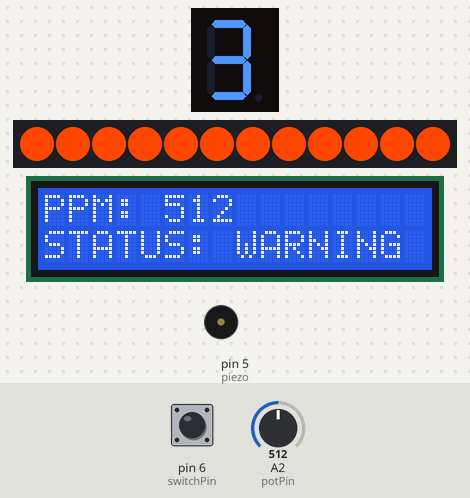
This sketch was run on a simulated Arduino Uno, built with avr-gcc and run on an emulated ATmega328P. Shown: 1-digit seven-segment display, 12 RGB LEDs in strip order, left to right, 16×2 character LCD, buzzer (waves = sounding). Wiring (inferred from the names in the program): 1-digit 7-segment display, segments lit when LOW: segments pin 7, pin 8, pin 9, pin 10, pin 11, pin 12, pin 13. The test bench sets the inputs (shaded band); at power-on: A2 (potPin) = 512, pin 6 (switchPin) LOW. Dim RGB values are drawn brighter than linear; the segment pins are drawn as the display they are named for; what the sketch prints to the serial monitor is not drawn.

Above: at 2.2 s.
2.3 s: A2 (potPin) set to 482
At 3.2 s:
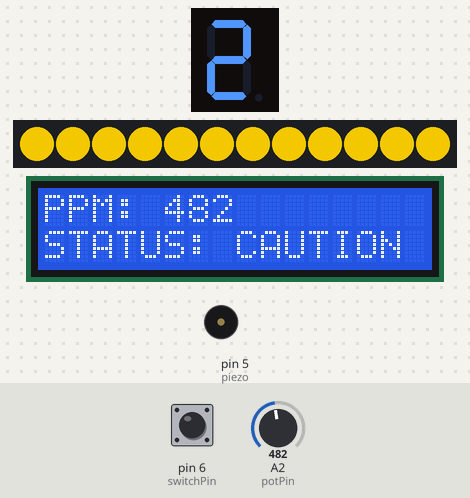
4.2 s: pin 6 (switchPin) pulled HIGH for 0.15 s
At 5.0 s:
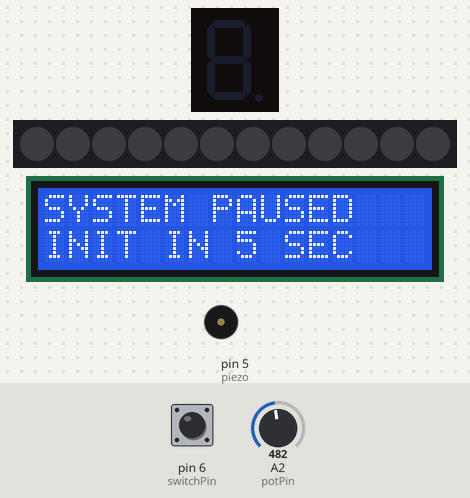
10.3 s: A2 (potPin) set to 743
At 10.36 s:
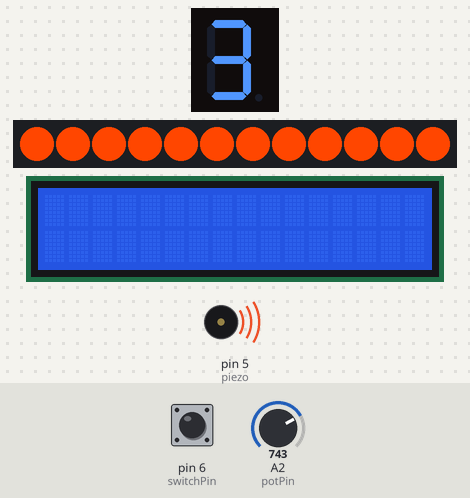
12.0 s: A2 (potPin) set to 757
At 13.5 s:
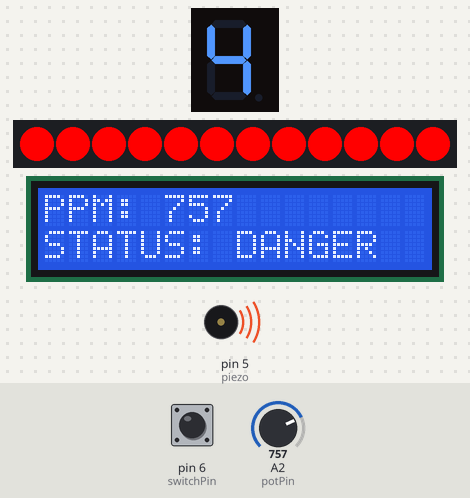
13.8 s: A2 (potPin) set to 122
At 14.9 s:
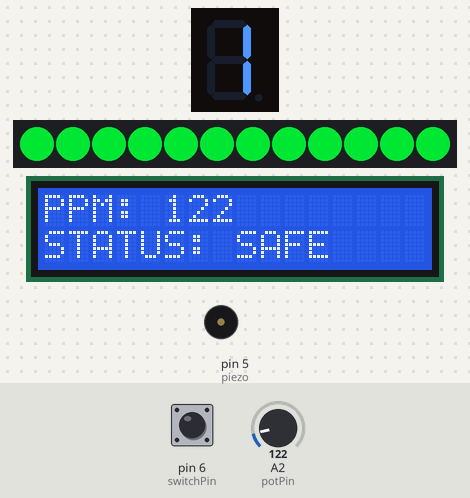
Timing chart, 0 to 16.6 s (numbered marks = the images above; inputs shaded):
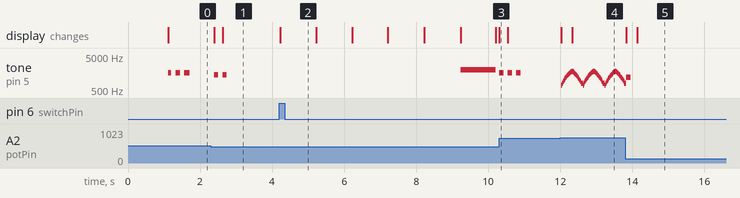

Measured:
- the behaviour switches between 501 and 500 on A2 (potPin) (found by bisection; images 0 and 1)
- the behaviour switches between 750 and 751 on A2 (potPin) (found by bisection; images 3 and 4)
- after the input at 2.3 s, tone on pin 5 (piezo): alternates 1400 Hz for 0.12 s and silent for 0.12 s, 4 changes in all, then stays silent, starting after 0.09 s; the display: first changes after 0.09 s (image 1 shows a later state)
- after the input at 4.2 s, tone on pin 5 (piezo): silent → 2000 Hz after 5.0 s, → silent 0.96 s later; the display: changes at once (image 2)
- after the input at 10.3 s, the display: changes at once (image 3)
- after the input at 12.0 s, tone on pin 5 (piezo): plays 700 Hz for 0.02 s, 800 Hz for 0.02 s, 900 Hz for 0.03 s, 1000 Hz for 0.03 s, 1100 Hz for 0.02 s, 1200 Hz for 0.02 s … (66 notes in this stretch), starting at once; the display: first changes at once (image 4 shows a later state)
- after the input at 13.8 s, the display: first changes at once (image 5 shows a later state)
- by itself, tone on pin 5 (piezo): repeats every 0.24 s: silent 0.12 s, 1600 Hz 0.12 s, until it stays silent from 1.7 s

The sketch:

PPM_AI.ino
```cpp
#include <SoftwareSerial.h>
#include <Adafruit_NeoPixel.h>
#include <Wire.h>
#include <LiquidCrystal_I2C.h>

// HC-06 Bluetooth
SoftwareSerial BTSerial(2, 3);

// I2C LCD
LiquidCrystal_I2C lcd(0x27, 16, 2);  // 안 뜨면 0x3F로 변경

// Pin 설정
const int potPin = A2;
const int neoPin = 4;
const int piezo = 5;
const int switchPin = 6;

// FND a,b,c,d,e,f,g = D7~D13
const int segPins[7] = {7, 8, 9, 10, 11, 12, 13};

// NeoPixel 12개
const int neoCount = 12;
Adafruit_NeoPixel pixels(neoCount, neoPin, NEO_GRB + NEO_KHZ800);

// 상태 변수
int ppm = 0;
int currentLevel = 1;
int previousLevel = -1;

// millis 타이머
unsigned long lastSensorTime = 0;
unsigned long lastBTTime = 0;
unsigned long lastLCDTime = 0;
unsigned long lastBeepTime = 0;
unsigned long lastSirenTime = 0;

// 안정성 우선 설정
const unsigned long sensorInterval = 100;   // 센서 읽기 0.1초
const unsigned long btInterval = 1000;      // 앱 전송 1초
const unsigned long lcdInterval = 300;      // LCD 갱신 0.3초

// 정지 모드
bool paused = false;
unsigned long pauseStartTime = 0;

// 부저 상태
int beepTarget = 0;
int beepCount = 0;
bool beepOn = false;

// 사이렌 상태
int sirenFreq = 700;
bool sirenUp = true;

// FND 숫자 1~4
// 공통 애노드라 출력할 때 반전 사용
byte numbers[5][7] = {
  {0,0,0,0,0,0,0}, // 0 사용 안 함
  {0,1,1,0,0,0,0}, // 1
  {1,1,0,1,1,0,1}, // 2
  {1,1,1,1,0,0,1}, // 3
  {0,1,1,0,0,1,1}  // 4
};

void setup() {
  Serial.begin(9600);
  BTSerial.begin(9600);

  pinMode(piezo, OUTPUT);
  pinMode(switchPin, INPUT);

  for (int i = 0; i < 7; i++) {
    pinMode(segPins[i], OUTPUT);
  }

  pixels.begin();
  pixels.clear();
  pixels.show();

  clearFND();

  lcd.init();
  lcd.backlight();
  lcd.clear();
  lcd.setCursor(0, 0);
  lcd.print("PPM SYSTEM");
  lcd.setCursor(0, 1);
  lcd.print("READY");
  delay(1000);
  lcd.clear();
}

void loop() {
  unsigned long now = millis();

  // 스위치 눌림 감지
  if (!paused && digitalRead(switchPin) == HIGH) {
    startPause(now);
  }

  // 정지 모드 처리
  if (paused) {
    handlePause(now);
    return;
  }

  // 센서 읽기
  if (now - lastSensorTime >= sensorInterval) {
    lastSensorTime = now;

    ppm = analogRead(potPin);

    if (ppm <= 250) {
      currentLevel = 1; // SAFE
    }
    else if (ppm <= 500) {
      currentLevel = 2; // CAUTION
    }
    else if (ppm <= 750) {
      currentLevel = 3; // WARNING
    }
    else {
      currentLevel = 4; // DANGER
    }

    updateFND(currentLevel);
    updateNeoPixel(currentLevel);

    if (currentLevel != previousLevel) {
      startAlarm(currentLevel);
      previousLevel = currentLevel;
    }
  }

  // 블루투스 전송: 앱 밀림 방지 위해 1초마다 1번만 전송
  if (now - lastBTTime >= btInterval) {
    lastBTTime = now;

    // Python AI receiver expects PPM,<value> once per second
    Serial.print("PPM,");
    Serial.println(ppm);

    BTSerial.println(ppm);
  }

  // LCD 갱신
  if (now - lastLCDTime >= lcdInterval) {
    lastLCDTime = now;
    updateLCD(ppm, currentLevel);
  }

  // 부저 처리
  handleAlarm(now);
}

void startPause(unsigned long now) {
  paused = true;
  pauseStartTime = now;

  noTone(piezo);

  beepTarget = 0;
  beepCount = 0;
  beepOn = false;

  pixels.clear();
  pixels.show();

  clearFND();

  lcd.clear();
  lcd.setCursor(0, 0);
  lcd.print("SYSTEM PAUSED");
}

void handlePause(unsigned long now) {
  unsigned long elapsed = now - pauseStartTime;

  if (elapsed < 5000) {
    int remain = 5 - (elapsed / 1000);

    lcd.setCursor(0, 1);
    lcd.print("INIT IN ");
    lcd.print(remain);
    lcd.print(" SEC ");
  }
  else if (elapsed < 6000) {
    lcd.setCursor(0, 0);
    lcd.print("INITIALIZING   ");
    lcd.setCursor(0, 1);
    lcd.print("PLEASE WAIT    ");

    tone(piezo, 2000);
  }
  else {
    noTone(piezo);
    lcd.clear();

    paused = false;
    previousLevel = -1;

    lastSensorTime = now;
    lastBTTime = now;
    lastLCDTime = now;
  }
}

void updateFND(int num) {
  for (int i = 0; i < 7; i++) {
    digitalWrite(segPins[i], !numbers[num][i]);
  }
}

void clearFND() {
  for (int i = 0; i < 7; i++) {
    digitalWrite(segPins[i], HIGH);
  }
}

void updateNeoPixel(int level) {
  uint32_t color;

  if (level == 1) {
    color = pixels.Color(0, 180, 40);
  }
  else if (level == 2) {
    color = pixels.Color(220, 180, 0);
  }
  else if (level == 3) {
    color = pixels.Color(255, 70, 0);
  }
  else {
    color = pixels.Color(255, 0, 0);
  }

  for (int i = 0; i < neoCount; i++) {
    pixels.setPixelColor(i, color);
  }

  pixels.show();
}

void updateLCD(int ppmValue, int level) {
  lcd.setCursor(0, 0);
  lcd.print("PPM: ");
  lcd.print(ppmValue);
  lcd.print("     ");

  lcd.setCursor(0, 1);

  if (level == 1) {
    lcd.print("STATUS: SAFE   ");
  }
  else if (level == 2) {
    lcd.print("STATUS: CAUTION");
  }
  else if (level == 3) {
    lcd.print("STATUS: WARNING");
  }
  else {
    lcd.print("STATUS: DANGER ");
  }
}

void startAlarm(int level) {
  beepCount = 0;
  beepOn = false;
  lastBeepTime = 0;

  if (level == 1) {
    beepTarget = 1;
  }
  else if (level == 2) {
    beepTarget = 2;
  }
  else if (level == 3) {
    beepTarget = 3;
  }
  else {
    beepTarget = 0;
    sirenFreq = 700;
    sirenUp = true;
    lastSirenTime = 0;
  }
}

void handleAlarm(unsigned long now) {
  if (currentLevel == 4) {
    handleSiren(now);
    return;
  }

  if (beepTarget <= 0) return;

  if (!beepOn && beepCount < beepTarget && now - lastBeepTime >= 120) {
    tone(piezo, 1000 + currentLevel * 200);
    beepOn = true;
    lastBeepTime = now;
  }

  if (beepOn && now - lastBeepTime >= 120) {
    noTone(piezo);
    beepOn = false;
    beepCount++;
    lastBeepTime = now;
  }

  if (beepCount >= beepTarget) {
    noTone(piezo);
    beepTarget = 0;
  }
}

void handleSiren(unsigned long now) {
  if (now - lastSirenTime < 25) return;

  lastSirenTime = now;

  tone(piezo, sirenFreq);

  if (sirenUp) {
    sirenFreq += 100;
    if (sirenFreq >= 1800) {
      sirenUp = false;
    }
  }
  else {
    sirenFreq -= 100;
    if (sirenFreq <= 700) {
      sirenUp = true;
    }
  }
}
```
